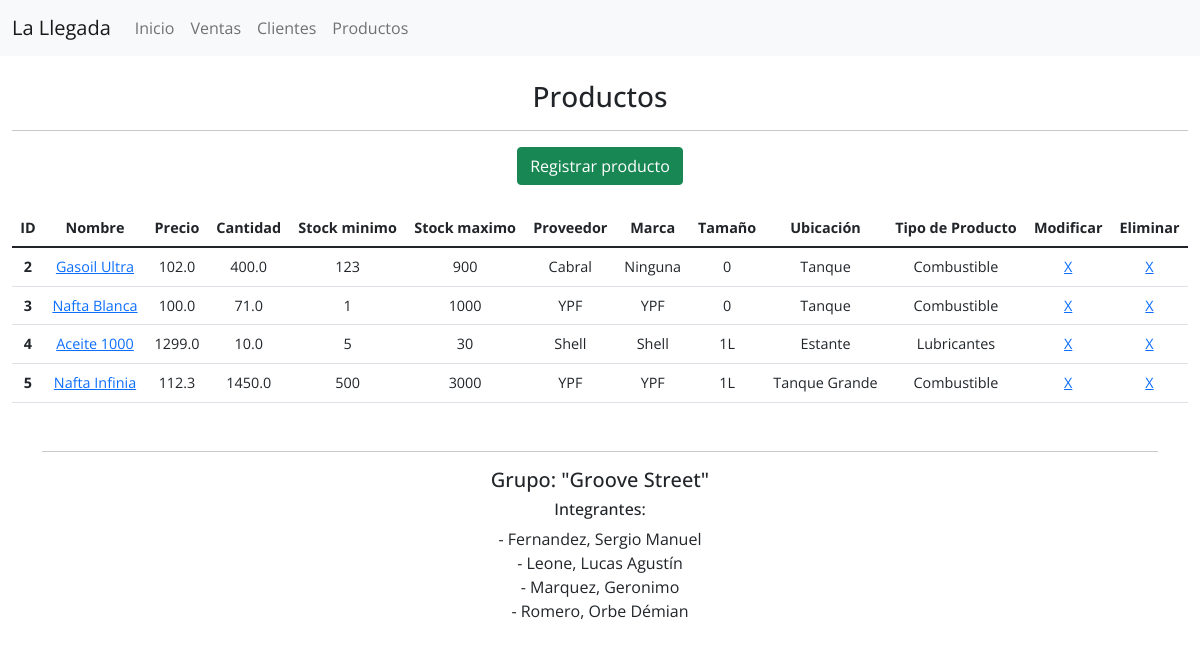
Before: /productos/productos/ with the older database file.
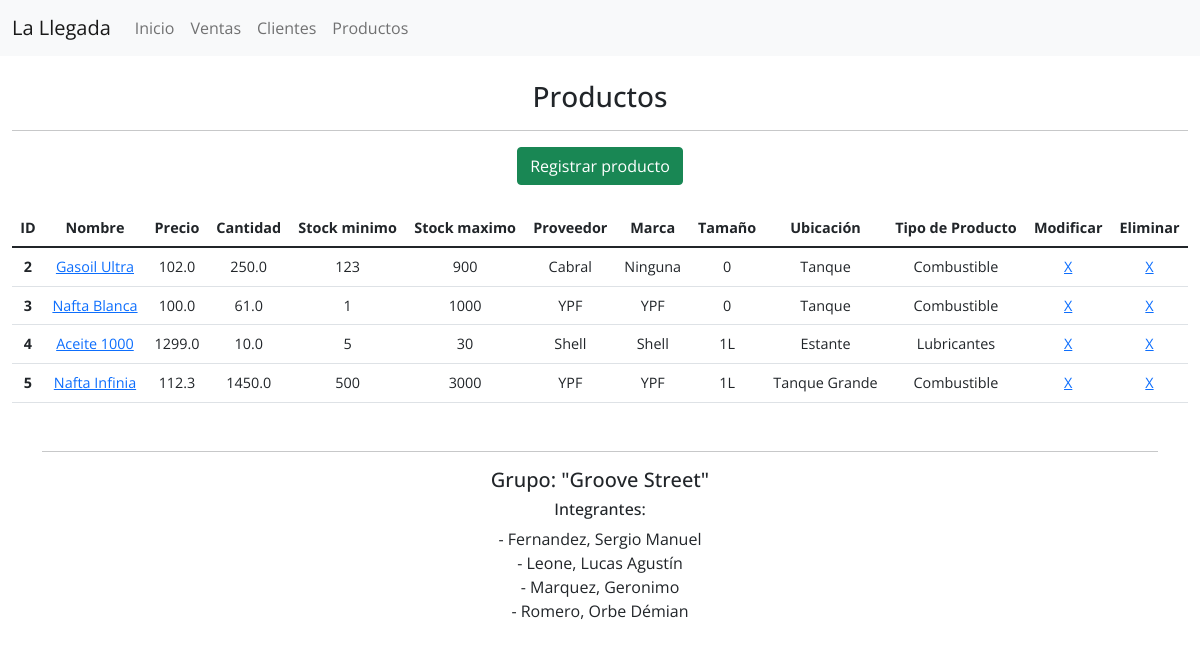
After: the same page with the newer database file.
### productos/models.py (models this page shows, shortened)
class Product(LlegadaModel):
    nombre = models.CharField(max_length=100)
    precio = models.FloatField()
    cantidad = models.FloatField(validators=[MinValueValidator(0.0)])
    stock_minimo = models.IntegerField()
    stock_maximo = models.IntegerField()
    proveedor = models.CharField(max_length=100,)
    marca = models.CharField(max_length=100,)
    tamaño = models.CharField(blank=True, max_length=100)
    ubicacion = models.CharField(blank=True, max_length=150)
    tipo_producto = models.ForeignKey(
        KindOfProduct,
        on_delete=models.SET_NULL,
        null=True,
        blank=True
    )
    class Meta:
        verbose_name = 'Producto'
        verbose_name_plural = 'Productos'

class KindOfProduct(LlegadaModel):
    nombre = models.CharField(max_length=100,)
    descripcion = models.TextField(blank=True)
    def __str__(self):
        return self.nombre
    class Meta:
        verbose_name = 'Tipo de producto'
        verbose_name_plural = 'Tipos de productos'

### productos/views.py (the view)
class ProductsListView(ListView):
    template_name = 'productos/list_products.html'
    context_object_name = 'productos'
    model = Product

### templates/productos/list_products.html (shortened to what this page needs)
{% extends 'base.html' %}
{% block body %}
    <div id="productos" class="container-fluid">
        <div class="title text-center mt-4">
            <h3>Productos</h3>
            <hr>
            <div class="btn btn-success">
                <a href="{% url 'productos:create' %}" class="mt-4">Registrar producto</a>
            </div>
        </div>
        <table class="table mt-4">
            <thead>
                <tr class="text-center">
                    <th scope="col">ID</th>
                    <th scope="col">Nombre</th>
                    <th scope="col">Precio</th>
                    <th scope="col">Cantidad</th>
                    <th scope="col">Stock minimo</th>
                    <th scope="col">Stock maximo</th>
                    <th scope="col">Proveedor</th>
                    <th scope="col">Marca</th>
                    <th scope="col">Tamaño</th>
                    <th scope="col">Ubicación</th>
                    <th scope="col">Tipo de Producto</th>
                    <th scope="col">Modificar</th>
                    <th scope="col">Eliminar</th>
                </tr>
            </thead>
            <tbody>
                {% for producto in productos %}
                    <tr class="text-center">
                        <th scope="row">{{ producto.pk }}</th>
                        <td><a href="{% url 'productos:list_producto' producto.pk %}">{{ producto.nombre }}</a></td>
                        <td>{{ producto.precio }}</td>
                        <td>{{ producto.cantidad }}</td>
                        <td>{{ producto.stock_minimo }}</td>
                        <td>{{ producto.stock_maximo }}</td>
                        <td>{{ producto.proveedor }}</td>
                        <td>{{ producto.marca }}</td>
                        <td>{{ producto.tamaño }}</td>
                        <td>{{ producto.ubicacion }}</td>
                        <td>{{ producto.tipo_producto }}</td>
                        <td><a href="{% url 'productos:update' producto.pk %}">X</a></td>
                        <td><a href="{% url 'productos:delete' producto.pk %}">X</a></td>
                    </tr>
                {% endfor %}
            </tbody>
        </table>
    </div>
{% endblock body %}

Changed rows visible on the page:
changed Product "Gasoil Ultra": cantidad "400.0" → "250.0"
changed Product "Nafta Blanca": cantidad "71.0" → "61.0"
